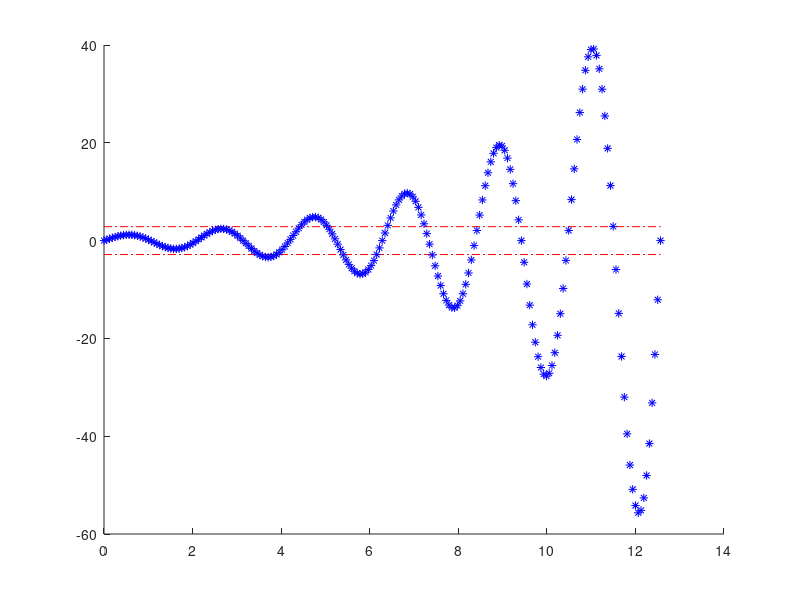

This chart was generated by the following MATLAB code:
clear;clc;clf;
hold on;
e = exp(1);

plot([0, 4 * pi], [-e.^(pi / 3), -e.^(pi / 3)], 'red-.', [0, 4 * pi], [e.^(pi / 3), e.^(pi / 3)], 'red-.');
x = 0 : pi / 50 : 4 * pi;
y = (e.^(x ./ 3)) .* sin(3 * x);
plot(x, y, 'blue*');